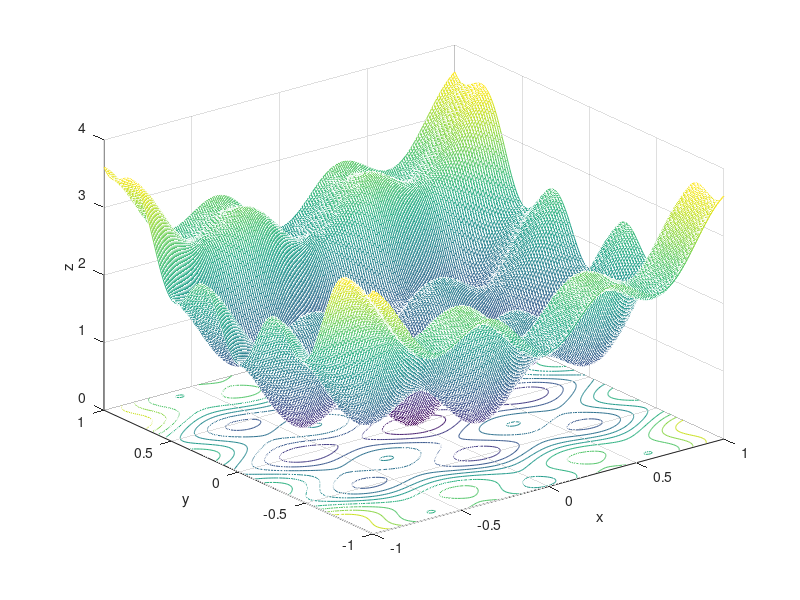

This figure's MATLAB source:
% Program to produce the isometric projection
% of Bohachevsky surface
%_________________________________________________________
[x,y]=meshgrid(-1:0.01:1.0, -1:0.01:1.0);
z=x.*x+2*y.*y-0.3*cos(3*pi*x)-0.4*cos(4*pi*y)+0.7;
meshc(x,y,z); 
xlabel('x')
ylabel('y')
zlabel('z')

